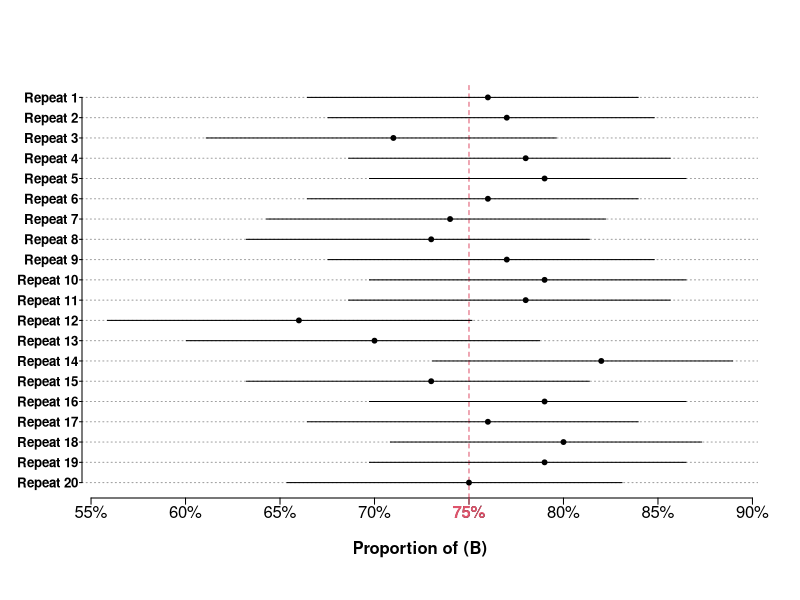

This figure's R source:
CI.bi = function(n, p, n.sim, ylabel = TRUE){
  
  fun = function(){
    x = rbinom(1, n, p)
   pe = x/n
   CI = binom.test(x, n, p)[[4]]
   c(CI[1], CI[2], pe)
  }
  
    sim = t(replicate(n.sim, fun()))
capture = sim[ ,1] <= p & p <= sim[ ,2]
  
  par(mgp = c(2, .2, 0), tck = -.015)
  plot(sim[, 1:2], rep(1:n.sim, 2), ty = "n", ylab = NA, yaxt = "n", xaxt = "n", xlab = "Proportion of (B)", font.lab = 2, bty = "n")
  
  abline(h = 1:n.sim, col = 8, lty = 3)
  abline(v = p, lty = 2, col = 2)
  segments(sim[ ,1], 1:n.sim, sim[ ,2], 1:n.sim, lend = 1, col = ifelse(capture, 1, 2))
  axis(1, at = axTicks(1), lab = paste0(axTicks(1)*1e2, "%"))
  axis(1, at = p, lab = paste0(p*1e2, "%"), col.axis = 2, col = 2, font = 2)
  if(ylabel) axis(2, at = 1:n.sim, lab = paste0("Repeat ", rev(1:n.sim)), font = 2, las = 1, cex.axis = .8, tck = -.006)
  points(sim[, 3], 1:n.sim, pch = 19, col = ifelse(capture, 1, 2), cex = ifelse(n.sim > 50, .6, .65))
  
  cat("Coverage =", mean(capture)*1e2, "%", "\nLong-run proportion =", mean(sim[, 3])*1e2, "%")
}
# Example of use:
CI.bi(n = 100, p = .75, n.sim = 20)
